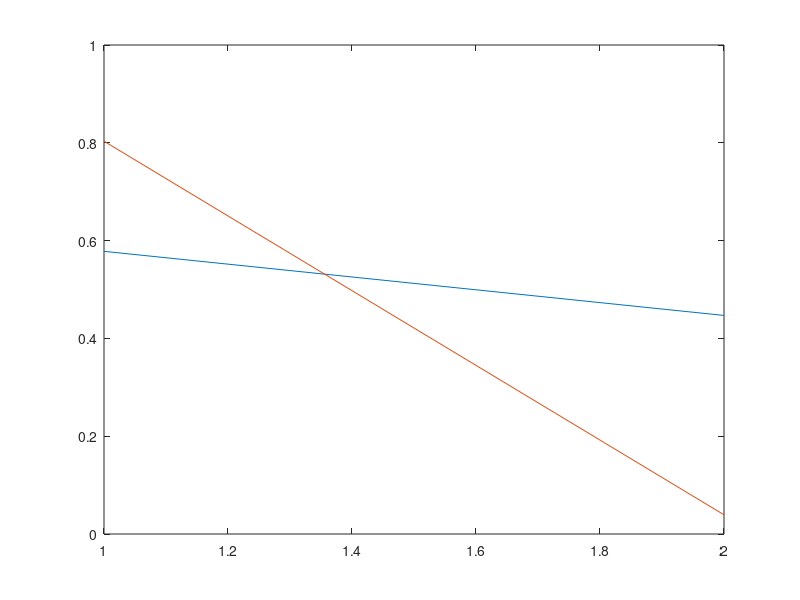

Write MATLAB code to recreate this figure. (Note: this script raises an error after producing the figure.)
%% Preamble -- not to appear in userguide
hfig = figure;
set(hfig,'units','centimeters','NumberTitle','off','Name','ex01');
pos = get(hfig,'position');
set(hfig,'position',[pos(1:2),4,3]);
%% Everything below appears in userguide
hfig = figure(gcf);
plot(rand(2));
axis([1 2 0 1]);
matlabfrag('graphics/ex01-1');
matlabfrag('graphics/ex01-2','epspad',[10,10,10,10],...
  'handle',hfig,'compress',true);